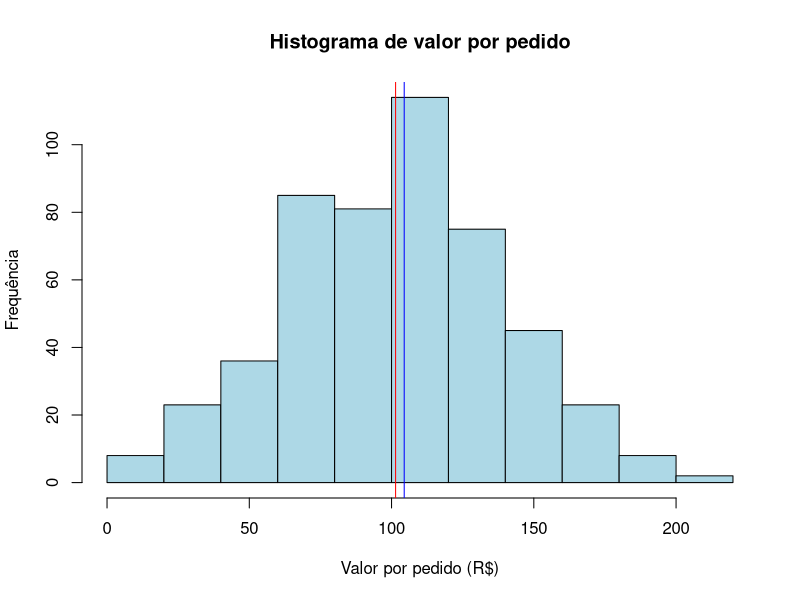

R code for this plot:
# random norm: não tão aleatório

valor_por_pedido <- abs(round(rnorm(500, mean = 100, sd = 40), 1))

hist(valor_por_pedido, 
    main = "Histograma de valor por pedido",
    col = "lightblue",
    xlab = "Valor por pedido (R$)",
    ylab = "Frequência",
    breaks = 10)

abline(v = mean(valor_por_pedido), col = "red")
abline(v = median(valor_por_pedido), col = "blue")

mean(valor_por_pedido)
median(valor_por_pedido)

sd(valor_por_pedido)
